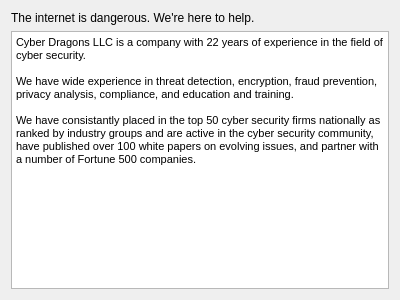
<?xml version="1.0" encoding="UTF-8"?>
<ui version="4.0">
 <class>SalesPitch</class>
 <widget class="QDialog" name="SalesPitch">
  <property name="geometry">
   <rect>
    <x>0</x>
    <y>0</y>
    <width>400</width>
    <height>300</height>
   </rect>
  </property>
  <property name="windowTitle">
   <string>Dialog</string>
  </property>
  <layout class="QVBoxLayout" name="verticalLayout">
   <item>
    <widget class="QLabel" name="label">
     <property name="text">
      <string>The internet is dangerous. We're here to help.</string>
     </property>
    </widget>
   </item>
   <item>
    <widget class="QTextBrowser" name="textBrowser">
     <property name="html">
      <string>&lt;!DOCTYPE HTML PUBLIC &quot;-//W3C//DTD HTML 4.0//EN&quot; &quot;http://www.w3.org/TR/REC-html40/strict.dtd&quot;&gt;
&lt;html&gt;&lt;head&gt;&lt;meta name=&quot;qrichtext&quot; content=&quot;1&quot; /&gt;&lt;style type=&quot;text/css&quot;&gt;
p, li { white-space: pre-wrap; }
&lt;/style&gt;&lt;/head&gt;&lt;body style=&quot; font-family:'MS Shell Dlg 2'; font-size:8.25pt; font-weight:400; font-style:normal;&quot;&gt;
&lt;p style=&quot; margin-top:0px; margin-bottom:0px; margin-left:0px; margin-right:0px; -qt-block-indent:0; text-indent:0px;&quot;&gt;Cyber Dragons LLC is a company with 22 years of experience in the field of cyber security.  &lt;/p&gt;
&lt;p style=&quot;-qt-paragraph-type:empty; margin-top:0px; margin-bottom:0px; margin-left:0px; margin-right:0px; -qt-block-indent:0; text-indent:0px;&quot;&gt;&lt;br /&gt;&lt;/p&gt;
&lt;p style=&quot; margin-top:0px; margin-bottom:0px; margin-left:0px; margin-right:0px; -qt-block-indent:0; text-indent:0px;&quot;&gt;We have wide experience in threat detection, encryption, fraud prevention, privacy analysis, compliance, and education and training.  &lt;/p&gt;
&lt;p style=&quot;-qt-paragraph-type:empty; margin-top:0px; margin-bottom:0px; margin-left:0px; margin-right:0px; -qt-block-indent:0; text-indent:0px;&quot;&gt;&lt;br /&gt;&lt;/p&gt;
&lt;p style=&quot; margin-top:0px; margin-bottom:0px; margin-left:0px; margin-right:0px; -qt-block-indent:0; text-indent:0px;&quot;&gt;We have consistantly placed in the top 50 cyber security firms nationally as ranked by industry groups and are active in the cyber security community, have published over 100 white papers on evolving issues, and partner with a number of Fortune 500 companies. &lt;/p&gt;&lt;/body&gt;&lt;/html&gt;</string>
     </property>
    </widget>
   </item>
  </layout>
 </widget>
 <resources/>
 <connections/>
</ui>
